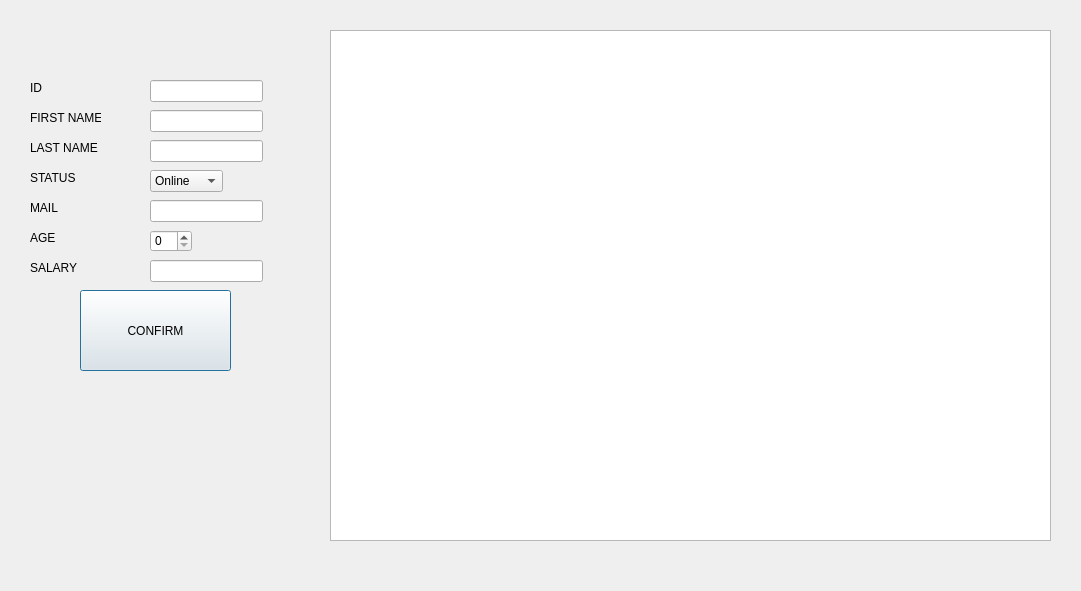
<?xml version="1.0" encoding="UTF-8"?>
<ui version="4.0">
 <class>modify</class>
 <widget class="QDialog" name="modify">
  <property name="geometry">
   <rect>
    <x>0</x>
    <y>0</y>
    <width>1081</width>
    <height>591</height>
   </rect>
  </property>
  <property name="windowTitle">
   <string>Dialog</string>
  </property>
  <widget class="QTableView" name="table_modify">
   <property name="geometry">
    <rect>
     <x>330</x>
     <y>30</y>
     <width>721</width>
     <height>511</height>
    </rect>
   </property>
  </widget>
  <widget class="QLabel" name="label">
   <property name="geometry">
    <rect>
     <x>30</x>
     <y>80</y>
     <width>56</width>
     <height>16</height>
    </rect>
   </property>
   <property name="text">
    <string>ID</string>
   </property>
  </widget>
  <widget class="QLabel" name="label_2">
   <property name="geometry">
    <rect>
     <x>30</x>
     <y>110</y>
     <width>71</width>
     <height>16</height>
    </rect>
   </property>
   <property name="text">
    <string>FIRST NAME</string>
   </property>
  </widget>
  <widget class="QLabel" name="label_3">
   <property name="geometry">
    <rect>
     <x>30</x>
     <y>140</y>
     <width>71</width>
     <height>16</height>
    </rect>
   </property>
   <property name="text">
    <string>LAST NAME</string>
   </property>
  </widget>
  <widget class="QLabel" name="label_4">
   <property name="geometry">
    <rect>
     <x>30</x>
     <y>170</y>
     <width>56</width>
     <height>16</height>
    </rect>
   </property>
   <property name="text">
    <string>STATUS</string>
   </property>
  </widget>
  <widget class="QLabel" name="label_6">
   <property name="geometry">
    <rect>
     <x>30</x>
     <y>200</y>
     <width>56</width>
     <height>16</height>
    </rect>
   </property>
   <property name="text">
    <string>MAIL</string>
   </property>
  </widget>
  <widget class="QLabel" name="label_7">
   <property name="geometry">
    <rect>
     <x>30</x>
     <y>230</y>
     <width>56</width>
     <height>16</height>
    </rect>
   </property>
   <property name="text">
    <string>AGE</string>
   </property>
  </widget>
  <widget class="QLabel" name="label_9">
   <property name="geometry">
    <rect>
     <x>30</x>
     <y>260</y>
     <width>56</width>
     <height>16</height>
    </rect>
   </property>
   <property name="text">
    <string>SALARY</string>
   </property>
  </widget>
  <widget class="QLineEdit" name="lineID_edit">
   <property name="geometry">
    <rect>
     <x>150</x>
     <y>80</y>
     <width>113</width>
     <height>22</height>
    </rect>
   </property>
  </widget>
  <widget class="QLineEdit" name="lineNom_edit">
   <property name="geometry">
    <rect>
     <x>150</x>
     <y>110</y>
     <width>113</width>
     <height>22</height>
    </rect>
   </property>
  </widget>
  <widget class="QLineEdit" name="linePrenom_edit">
   <property name="geometry">
    <rect>
     <x>150</x>
     <y>140</y>
     <width>113</width>
     <height>22</height>
    </rect>
   </property>
  </widget>
  <widget class="QComboBox" name="comboBox_edit">
   <property name="geometry">
    <rect>
     <x>150</x>
     <y>170</y>
     <width>73</width>
     <height>22</height>
    </rect>
   </property>
   <item>
    <property name="text">
     <string>Online</string>
    </property>
   </item>
   <item>
    <property name="text">
     <string>Offline</string>
    </property>
   </item>
  </widget>
  <widget class="QLineEdit" name="lineMail_edit">
   <property name="geometry">
    <rect>
     <x>150</x>
     <y>200</y>
     <width>113</width>
     <height>22</height>
    </rect>
   </property>
  </widget>
  <widget class="QSpinBox" name="spin_edit">
   <property name="geometry">
    <rect>
     <x>150</x>
     <y>230</y>
     <width>42</width>
     <height>22</height>
    </rect>
   </property>
  </widget>
  <widget class="QLineEdit" name="lineSal_edit">
   <property name="geometry">
    <rect>
     <x>150</x>
     <y>260</y>
     <width>113</width>
     <height>22</height>
    </rect>
   </property>
  </widget>
  <widget class="QPushButton" name="pushButton_2">
   <property name="geometry">
    <rect>
     <x>80</x>
     <y>290</y>
     <width>151</width>
     <height>81</height>
    </rect>
   </property>
   <property name="text">
    <string>CONFIRM</string>
   </property>
  </widget>
 </widget>
 <resources/>
 <connections/>
</ui>
